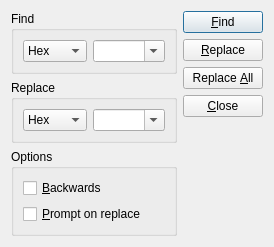
<?xml version="1.0" encoding="UTF-8"?>
<ui version="4.0">
 <class>SearchDialog</class>
 <widget class="QDialog" name="SearchDialog">
  <property name="windowTitle">
   <string>QHexEdit - Find/Replace</string>
  </property>
  <layout class="QHBoxLayout" name="horizontalLayout_3">
   <item>
    <layout class="QVBoxLayout" name="verticalLayout_2">
     <item>
      <widget class="QGroupBox" name="gbFind">
       <property name="title">
        <string>Find</string>
       </property>
       <layout class="QHBoxLayout" name="horizontalLayout">
        <item>
         <widget class="QComboBox" name="cbFindFormat">
          <item>
           <property name="text">
            <string>Hex</string>
           </property>
          </item>
          <item>
           <property name="text">
            <string>UTF-8</string>
           </property>
          </item>
         </widget>
        </item>
        <item>
         <widget class="QComboBox" name="cbFind">
          <property name="sizePolicy">
           <sizepolicy hsizetype="Expanding" vsizetype="Fixed">
            <horstretch>0</horstretch>
            <verstretch>0</verstretch>
           </sizepolicy>
          </property>
          <property name="editable">
           <bool>true</bool>
          </property>
         </widget>
        </item>
       </layout>
      </widget>
     </item>
     <item>
      <widget class="QGroupBox" name="gbReplace">
       <property name="title">
        <string>Replace</string>
       </property>
       <layout class="QHBoxLayout" name="horizontalLayout_2">
        <item>
         <widget class="QComboBox" name="cbReplaceFormat">
          <item>
           <property name="text">
            <string>Hex</string>
           </property>
          </item>
          <item>
           <property name="text">
            <string>UTF-8</string>
           </property>
          </item>
         </widget>
        </item>
        <item>
         <widget class="QComboBox" name="cbReplace">
          <property name="sizePolicy">
           <sizepolicy hsizetype="Expanding" vsizetype="Fixed">
            <horstretch>0</horstretch>
            <verstretch>0</verstretch>
           </sizepolicy>
          </property>
          <property name="editable">
           <bool>true</bool>
          </property>
         </widget>
        </item>
       </layout>
      </widget>
     </item>
     <item>
      <widget class="QGroupBox" name="gbOptions">
       <property name="title">
        <string>Options</string>
       </property>
       <layout class="QVBoxLayout" name="verticalLayout_3">
        <item>
         <widget class="QCheckBox" name="cbBackwards">
          <property name="text">
           <string>&amp;Backwards</string>
          </property>
         </widget>
        </item>
        <item>
         <widget class="QCheckBox" name="cbPrompt">
          <property name="text">
           <string>&amp;Prompt on replace</string>
          </property>
         </widget>
        </item>
       </layout>
      </widget>
     </item>
    </layout>
   </item>
   <item>
    <layout class="QVBoxLayout" name="verticalLayout">
     <item>
      <widget class="QPushButton" name="pbFind">
       <property name="text">
        <string>&amp;Find</string>
       </property>
       <property name="shortcut">
        <string>F3</string>
       </property>
       <property name="default">
        <bool>true</bool>
       </property>
      </widget>
     </item>
     <item>
      <widget class="QPushButton" name="pbReplace">
       <property name="text">
        <string>&amp;Replace</string>
       </property>
      </widget>
     </item>
     <item>
      <widget class="QPushButton" name="pbReplaceAll">
       <property name="text">
        <string>Replace &amp;All</string>
       </property>
      </widget>
     </item>
     <item>
      <widget class="QPushButton" name="pbCancel">
       <property name="text">
        <string>&amp;Close</string>
       </property>
      </widget>
     </item>
     <item>
      <spacer name="verticalSpacer">
       <property name="orientation">
        <enum>Qt::Vertical</enum>
       </property>
       <property name="sizeHint" stdset="0">
        <size>
         <width>20</width>
         <height>40</height>
        </size>
       </property>
      </spacer>
     </item>
    </layout>
   </item>
  </layout>
 </widget>
 <tabstops>
  <tabstop>cbFind</tabstop>
  <tabstop>cbReplace</tabstop>
  <tabstop>cbFindFormat</tabstop>
  <tabstop>cbReplaceFormat</tabstop>
  <tabstop>cbBackwards</tabstop>
  <tabstop>cbPrompt</tabstop>
  <tabstop>pbFind</tabstop>
  <tabstop>pbReplace</tabstop>
  <tabstop>pbReplaceAll</tabstop>
  <tabstop>pbCancel</tabstop>
 </tabstops>
 <resources/>
 <connections>
  <connection>
   <sender>pbCancel</sender>
   <signal>clicked()</signal>
   <receiver>SearchDialog</receiver>
   <slot>hide()</slot>
   <hints>
    <hint type="sourcelabel">
     <x>360</x>
     <y>134</y>
    </hint>
    <hint type="destinationlabel">
     <x>364</x>
     <y>162</y>
    </hint>
   </hints>
  </connection>
 </connections>
</ui>
